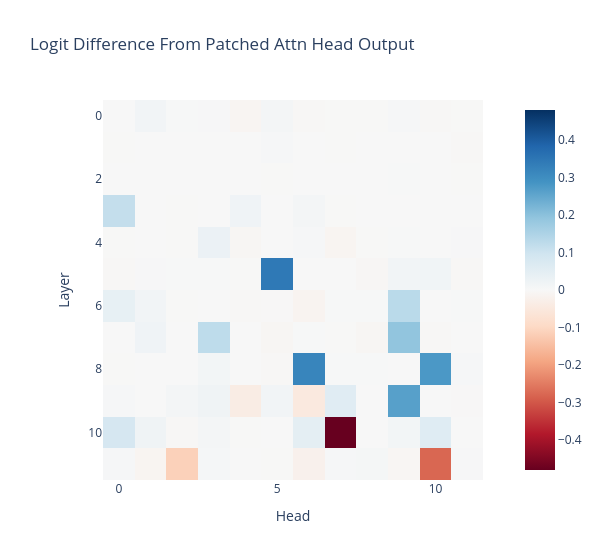

Notebook source saved alongside this figure:
### Code cell
imshow(
    act_patch_attn_head_out_all_pos_own,
    title="Logit Difference From Patched Attn Head Output",
    labels={"x":"Head", "y":"Layer"},
    width=600
)

### Figure 1 — Plotly figure (JSON) as saved in the notebook; plotly's stock layout.template omitted (floating-point values rounded to 4 significant figures; data arrays with more than 128 entries replaced by an {"elided": "..."} marker saying what was removed)
{"data": [{"coloraxis": "coloraxis", "hovertemplate": "Head: %{x}<br>Layer: %{y}<br>color: %{z}<extra></extra>", "name": "0", "type": "heatmap", "xaxis": "x", "yaxis": "y", "z": {"elided": "12x12 float values"}}], "layout": {"coloraxis": {"autocolorscale": false, "cmid": 0, "colorscale": [[0, "rgb(103,0,31)"], [0.1, "rgb(178,24,43)"], [0.2, "rgb(214,96,77)"], [0.3, "rgb(244,165,130)"], [0.4, "rgb(253,219,199)"], [0.5, "rgb(247,247,247)"], [0.6, "rgb(209,229,240)"], [0.7, "rgb(146,197,222)"], [0.8, "rgb(67,147,195)"], [0.9, "rgb(33,102,172)"], [1, "rgb(5,48,97)"]]}, "title": {"text": "Logit Difference From Patched Attn Head Output"}, "width": 600, "xaxis": {"anchor": "y", "constrain": "domain", "domain": [0, 1], "scaleanchor": "y", "title": {"text": "Head"}}, "yaxis": {"anchor": "x", "autorange": "reversed", "constrain": "domain", "domain": [0, 1], "title": {"text": "Layer"}}}}
